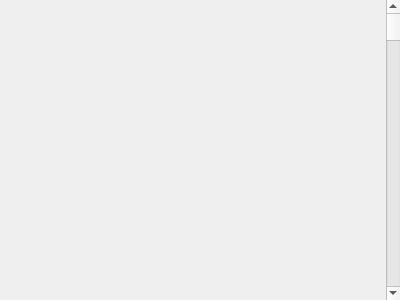
<?xml version="1.0" encoding="UTF-8"?>
<ui version="4.0">
 <class>PlaylistWidget</class>
 <widget class="QWidget" name="PlaylistWidget">
  <property name="geometry">
   <rect>
    <x>0</x>
    <y>0</y>
    <width>400</width>
    <height>300</height>
   </rect>
  </property>
  <property name="windowTitle">
   <string>Form</string>
  </property>
  <layout class="QGridLayout" name="gridLayout">
   <property name="margin">
    <number>0</number>
   </property>
   <property name="spacing">
    <number>0</number>
   </property>
   <item row="0" column="0">
    <widget class="QWidget" name="mContent" native="true"/>
   </item>
   <item row="0" column="1">
    <widget class="QScrollBar" name="mVerticalScrollBar">
     <property name="orientation">
      <enum>Qt::Vertical</enum>
     </property>
    </widget>
   </item>
  </layout>
 </widget>
 <resources/>
 <connections/>
</ui>
